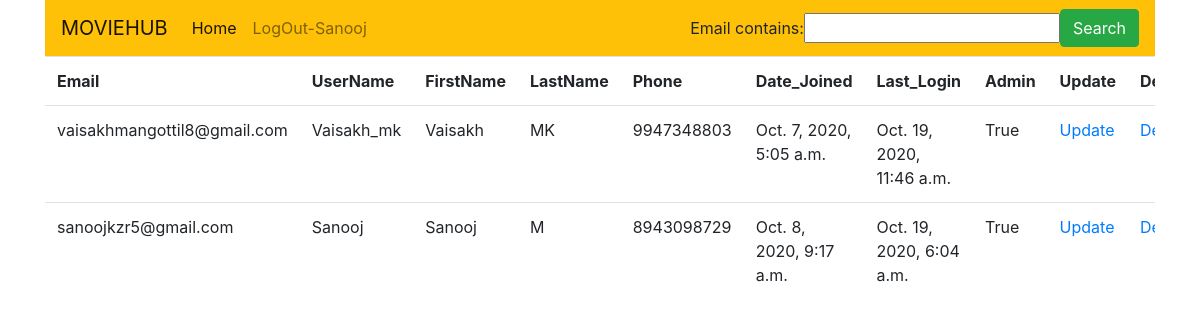
The page /UserList/ (signed in) on the database as committed earlier.
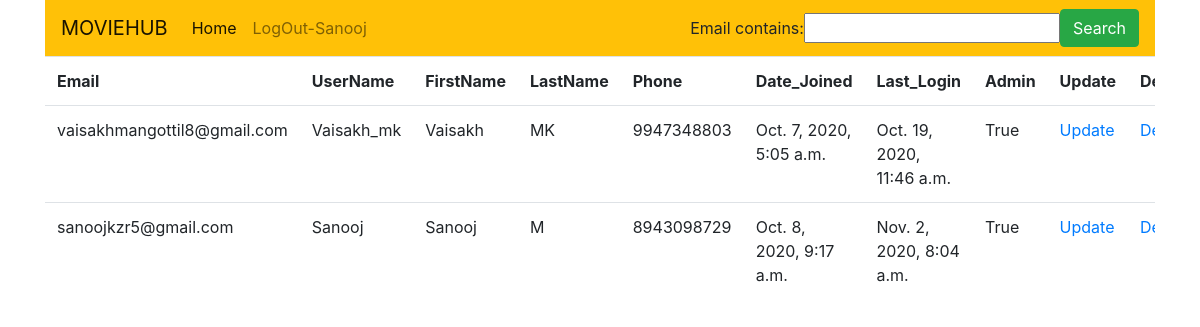
The same page on the database as committed later.
### Hub/models.py (models this page shows, shortened)
class User(AbstractBaseUser):
    email = models.EmailField(verbose_name="email",max_length=254,unique=True)
    username = models.CharField(max_length=20,unique=True)
    first_name = models.CharField(verbose_name="first name", max_length=20)
    last_name = models.CharField(verbose_name="last name",max_length=15)
    phone = models.IntegerField(verbose_name="phone",unique=True)
    date_joined = models.DateTimeField(verbose_name="date joined",auto_now_add = True)
    last_login = models.DateTimeField(verbose_name="last login",auto_now = True)
    is_admin = models.BooleanField(default = False)
    is_active = models.BooleanField(default = True)
    is_staff = models.BooleanField(default = False)
    is_superuser = models.BooleanField(default = False)
    USERNAME_FIELD = 'email'
    REQUIRED_FIELDS = ['username','first_name','last_name','phone']
    objects = UserManager()

### Hub/decorators.py (the view)
    def wrapper_fn(request, *args, **kwargs):
        if request.user.is_admin or None:
            return view_fn(request, *args, **kwargs)
        else:
            HttpResponse("You are not allowed here")

### Hub/views.py (called while the page is built)
@admin_user
def user_list(request):
    user = User.objects.all()
    userfilter = UserFilter(request.GET, queryset=user)
    user = userfilter.qs
    context = {'user' : user, 'userfilter' : userfilter}
    return render(request, 'UserList.html', context)

### templates/UserList.html (shortened to what this page needs)
<!DOCTYPE html>
<html>
    <head>
    <link href="https://maxcdn.bootstrapcdn.com/font-awesome/4.4.0/css/font-awesome.min.css" rel="stylesheet"/>
        <link rel="stylesheet" href="https://stackpath.bootstrapcdn.com/bootstrap/4.3.1/css/bootstrap.min.css">
        <link rel="stylesheet" href="https://stackpath.bootstrapcdn.com/bootstrap/4.3.1/css/bootstrap.min.css">
    </head>
    <body>
    <div class="container">
        <nav class="navbar navbar-expand-lg navbar-light bg-warning">
            <a class="navbar-brand" href="{% url 'home' %}">MOVIEHUB</a>
            <div class="collapse navbar-collapse" id="navbarSupportedContent">
              <ul class="navbar-nav mr-auto">
                <li class="nav-item active">
                  <a class="nav-link" href="{% url 'home' %}">Home <span class="sr-only">(current)</span></a>
                </li>
                {% if request.user.is_authenticated %}
                    <a class="nav-link" href="{% url 'logout' %}">LogOut-{{request.user.username}}</a>
                    {% else %}
                    <a class="nav-link" href="{% url 'signup' %}">Signup</a>
                {% endif %}
              </ul>
              <form class="form-inline my-2 my-lg-0" method="GET">
                {{ userfilter.form }}
                <button class="btn btn-success my-2 my-sm-0" type="submit">Search</button>
              </form>
            </div>
          </nav>
    <body>
    <div class="table-responsive">
        <table class="table">
        <tr>
            <th>Email</th>
            <th>UserName</th>
            <th>FirstName</th>
            <th>LastName</th>
            <th>Phone</th>
            <th>Date_Joined</th>
            <th>Last_Login</th>
            <th>Admin</th>
            <th>Update</th>
            <th>Delete</th>
        </tr>
        {% for i in user %}
        <tr>
            <td>{{i.email}}</td>
            <td>{{i.username}}</td>
            <td>{{i.first_name}}</td>
            <td>{{i.last_name}}</td>
            <td>{{i.phone}}</td>
            <td>{{i.date_joined}}</td>
            <td>{{i.last_login}}</td>
            <td>{{i.is_admin}}</td>
            <td><a href="{% url 'userupdate' i.id %}">Update</a></td>
            <td><a href="{% url 'userdelete' i.id %}">Delete</a></td>
         </tr>
         {% endfor %}
</table>
</div>
</div>
</body>
</html>

Rows that differ between the two databases and show on the page:
changed User "sanoojkzr5@gmail.com": last_login "Oct. 19, 2020, 6:04 a.m." → "Nov. 2, 2020, 8:04 a.m."
